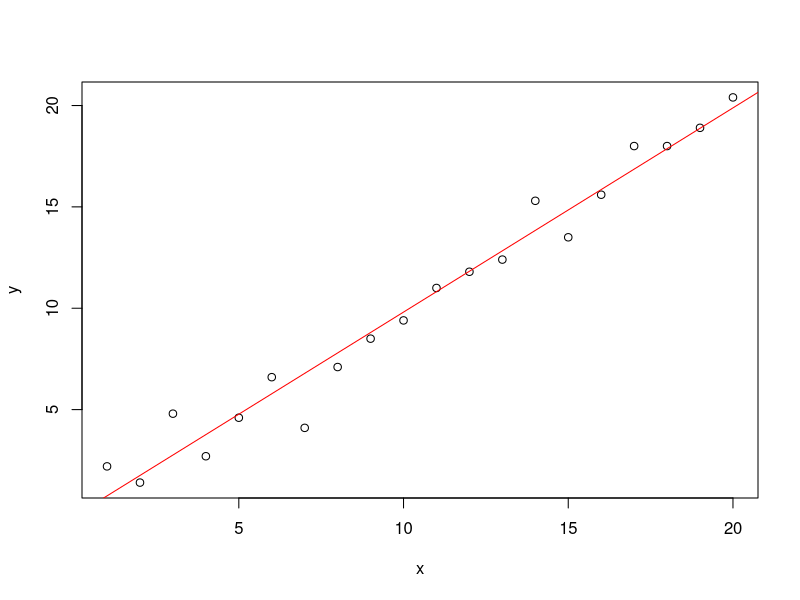

Here is the R script that generated this plot:
#Predictor variable
x <- 1:20

#Response variable
set.seed(20)
y <- 1:20 + round(rnorm(20), 1)

#Fit linear model
df <- data.frame(x,y)
df
lm <- lm(y~x, df)

#Get intercept and coefficient
i <- lm$coefficients[[1]]
c <- lm$coefficients[[2]]

#Plot
plot(x,y)
abline(i,c,col="red")

#Test with new data
newdata = data.frame(x=c(21,22))
predict(lm, newdata)

